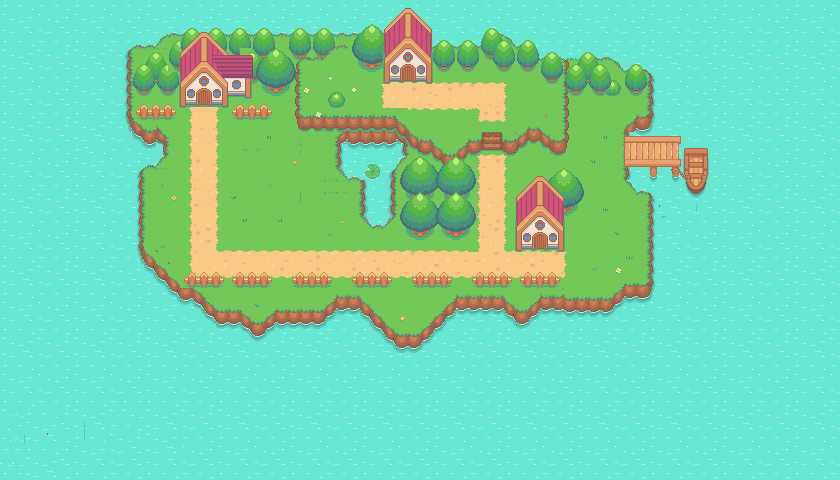

A 2D game scene composited from a Tiled map and its tileset images. What follows is a short description and the map's XML, with each tile layer's data collapsed to a summary:
An orthogonal 70x40 tile map with 12x12 px tiles, 11 tile layers (Water, Island, Path, mini trees, ...) and 96 objects (90x collision, départ_joueur, Maison_joueur, depuis_losange, Maison_professeur, ...).

<map version="1.9" tiledversion="1.9.2" orientation="orthogonal" renderorder="right-down" width="70" height="40" tilewidth="12" tileheight="12" infinite="0" nextlayerid="16" nextobjectid="239">
 <tileset firstgid="1" source="../Assets Tiled/Pokemon Style Game.tsx" />
 <layer id="1" name="Water" width="70" height="40" locked="1">
  <data>[2800 cells, 2800 non-empty, 9 distinct tile ids]</data>
 </layer>
 <layer id="2" name="Island" width="70" height="40" locked="1">
  <data>[2800 cells, 2566 non-empty, 143 distinct tile ids]</data>
 </layer>
 <layer id="9" name="Path" width="70" height="40">
  <data>[2800 cells, 260 non-empty, 18 distinct tile ids]</data>
 </layer>
 <layer id="7" name="mini trees" width="70" height="40" locked="1">
  <data>[2800 cells, 62 non-empty, 22 distinct tile ids]</data>
 </layer>
 <layer id="3" name="Plateau" width="70" height="40" locked="1">
  <data>[2800 cells, 226 non-empty, 132 distinct tile ids]</data>
 </layer>
 <layer id="4" name="House" width="70" height="40" locked="1">
  <data>[2800 cells, 168 non-empty, 120 distinct tile ids]</data>
 </layer>
 <layer id="8" name="Trees" width="70" height="40" locked="1">
  <data>[2800 cells, 125 non-empty, 39 distinct tile ids]</data>
 </layer>
 <layer id="10" name="Trees 2" width="70" height="40" locked="1">
  <data>[2800 cells, 98 non-empty, 50 distinct tile ids]</data>
 </layer>
 <layer id="11" name="Trees3" width="70" height="40" locked="1">
  <data>[2800 cells, 28 non-empty, 22 distinct tile ids]</data>
 </layer>
 <layer id="15" name="premier plan bis" width="70" height="40" locked="1">
  <data>[2800 cells, 8 non-empty, 8 distinct tile ids]</data>
 </layer>
 <layer id="14" name="premier plan" width="70" height="40" locked="1">
  <data>[2800 cells, 83 non-empty, 33 distinct tile ids]</data>
 </layer>
 <objectgroup id="12" name="localisations">
  <object id="18" name="départ_joueur" x="402.746" y="89.5894">
   <point />
  </object>
  <object id="233" name="Maison_joueur" x="399.818" y="65.4545" width="15.8182" height="11.8182" />
  <object id="234" name="depuis_losange" x="663.621" y="141.459">
   <point />
  </object>
  <object id="235" name="Maison_professeur" x="196.5" y="93.5" width="14" height="10.25" />
  <object id="237" name="départ_professeur" x="197.25" y="104.5">
   <point />
  </object>
  <object id="238" name="map_losange" x="675.94" y="142.71" width="6.52585" height="17.5167" />
 </objectgroup>
 <objectgroup id="13" name="collision" visible="0" locked="1">
  <object id="136" name="collision" class="collision" x="183.001" y="276.535" width="39.505" height="8.71434" />
  <object id="137" name="collision" class="collision" x="230.059" y="276.535" width="40.086" height="9.87626" />
  <object id="138" name="collision" class="collision" x="291.64" y="276.535" width="38.3431" height="9.2953" />
  <object id="139" name="collision" class="collision" x="351.479" y="276.535" width="38.9241" height="9.87626" />
  <object id="140" name="collision" class="collision" x="411.317" y="277.116" width="40.086" height="8.71434" />
  <object id="141" name="collision" class="collision" x="471.156" y="276.535" width="39.505" height="9.87626" />
  <object id="142" name="collision" class="collision" x="519.375" y="277.116" width="40.086" height="9.2953" />
  <object id="145" name="collision" class="collision" x="142.334" y="118.515" width="25.5621" height="46.4765" />
  <object id="147" name="collision" class="collision" x="120.258" y="33.1145" width="55.7718" height="84.8196" />
  <object id="148" name="collision" class="collision" x="166.153" y="16.8477" width="28.4669" height="88.8863" />
  <object id="149" name="collision" class="collision" x="209.725" y="13.943" width="44.7336" height="91.2101" />
  <object id="150" name="collision" class="collision" x="192.877" y="1.74287" width="26.143" height="87.1434" />
  <object id="151" name="collision" class="collision" x="137.106" y="158.601" width="17.4287" height="9.87626" />
  <object id="152" name="collision" class="collision" x="124.906" y="169.058" width="18.0096" height="106.896" />
  <object id="153" name="collision" class="collision" x="141.753" y="251.554" width="13.362" height="20.3335" />
  <object id="154" name="collision" class="collision" x="155.115" y="264.916" width="12.2001" height="21.4954" />
  <object id="155" name="collision" class="collision" x="166.734" y="275.373" width="11.6191" height="32.5336" />
  <object id="156" name="collision" class="collision" x="174.868" y="277.116" width="9.87626" height="10.4572" />
  <object id="157" name="collision" class="collision" x="174.287" y="286.992" width="29.6288" height="30.2097" />
  <object id="158" name="collision" class="collision" x="202.173" y="300.354" width="11.6191" height="36.6002" />
  <object id="159" name="collision" class="collision" x="212.049" y="309.65" width="26.143" height="22.6573" />
  <object id="160" name="collision" class="collision" x="235.868" y="311.393" width="15.6858" height="30.2097" />
  <object id="161" name="collision" class="collision" x="248.649" y="320.107" width="15.6858" height="36.0193" />
  <object id="162" name="collision" class="collision" x="262.011" y="312.554" width="16.2668" height="25.5621" />
  <object id="163" name="collision" class="collision" x="275.373" y="307.907" width="107.477" height="44.7336" />
  <object id="164" name="collision" class="collision" x="322.431" y="299.773" width="12.781" height="11.0382" />
  <object id="166" name="collision" class="collision" x="334.05" y="293.383" width="25.5621" height="18.0096" />
  <object id="167" name="collision" class="collision" x="359.031" y="300.354" width="9.87626" height="15.6858" />
  <object id="168" name="collision" class="collision" x="381.688" y="322.431" width="12.781" height="30.7907" />
  <object id="169" name="collision" class="collision" x="392.726" y="332.888" width="30.7907" height="27.8859" />
  <object id="170" name="collision" class="collision" x="418.869" y="324.755" width="23.8192" height="23.2383" />
  <object id="171" name="collision" class="collision" x="431.07" y="311.974" width="17.4287" height="16.2668" />
  <object id="172" name="collision" class="collision" x="443.27" y="300.354" width="19.7525" height="17.4287" />
  <object id="173" name="collision" class="collision" x="454.889" y="293.383" width="48.8003" height="26.143" />
  <object id="174" name="collision" class="collision" x="503.689" y="301.516" width="11.6191" height="16.8477" />
  <object id="175" name="collision" class="collision" x="514.727" y="310.812" width="13.362" height="20.3335" />
  <object id="176" name="collision" class="collision" x="526.927" y="300.935" width="17.4287" height="22.6573" />
  <object id="177" name="collision" class="collision" x="539.708" y="294.545" width="73.2005" height="46.4765" />
  <object id="178" name="collision" class="collision" x="608.261" y="286.411" width="21.4954" height="24.4002" />
  <object id="179" name="collision" class="collision" x="622.785" y="284.088" width="36.0193" height="22.0763" />
  <object id="180" name="collision" class="collision" x="645.442" y="184.163" width="24.4002" height="106.315" />
  <object id="181" name="collision" class="collision" x="623.366" y="177.773" width="29.0478" height="16.2668" />
  <object id="182" name="collision" class="collision" x="622.785" y="159.763" width="79.0101" height="27.8859" />
  <object id="183" name="collision" class="collision" x="677.976" y="134.782" width="19.7525" height="33.1145" />
  <object id="184" name="collision" class="collision" x="621.042" y="129.553" width="61.5814" height="13.943" />
  </objectgroup>
</map>
<!-- 45 of 96 objects omitted -->
